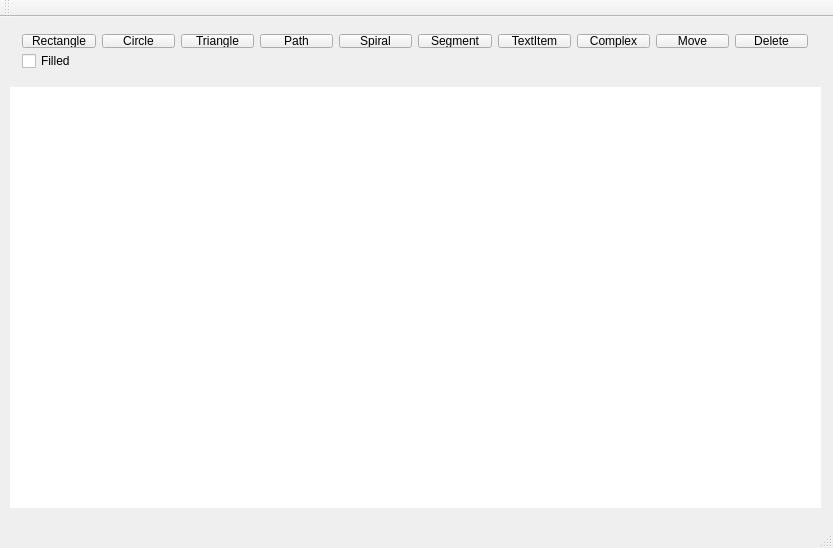
<?xml version="1.0" encoding="UTF-8"?>
<ui version="4.0">
 <class>Qt_SimplePaintClass</class>
 <widget class="QMainWindow" name="Qt_SimplePaintClass">
  <property name="geometry">
   <rect>
    <x>0</x>
    <y>0</y>
    <width>833</width>
    <height>548</height>
   </rect>
  </property>
  <property name="windowTitle">
   <string>Qt_SimplePaint</string>
  </property>
  <widget class="QWidget" name="centralWidget">
   <property name="palette">
    <palette>
     <active>
      <colorrole role="Window">
       <brush brushstyle="SolidPattern">
        <color alpha="255">
         <red>240</red>
         <green>240</green>
         <blue>240</blue>
        </color>
       </brush>
      </colorrole>
     </active>
     <inactive>
      <colorrole role="Window">
       <brush brushstyle="SolidPattern">
        <color alpha="255">
         <red>240</red>
         <green>240</green>
         <blue>240</blue>
        </color>
       </brush>
      </colorrole>
     </inactive>
     <disabled>
      <colorrole role="Base">
       <brush brushstyle="SolidPattern">
        <color alpha="255">
         <red>240</red>
         <green>240</green>
         <blue>240</blue>
        </color>
       </brush>
      </colorrole>
      <colorrole role="Window">
       <brush brushstyle="SolidPattern">
        <color alpha="255">
         <red>240</red>
         <green>240</green>
         <blue>240</blue>
        </color>
       </brush>
      </colorrole>
     </disabled>
    </palette>
   </property>
   <widget class="Scene" name="SceneWidget_placeholder" native="true">
    <property name="geometry">
     <rect>
      <x>10</x>
      <y>70</y>
      <width>811</width>
      <height>421</height>
     </rect>
    </property>
    <property name="styleSheet">
     <string notr="true">background-color: white</string>
    </property>
   </widget>
   <widget class="QWidget" name="layoutWidget">
    <property name="geometry">
     <rect>
      <x>11</x>
      <y>6</y>
      <width>808</width>
      <height>56</height>
     </rect>
    </property>
    <layout class="QVBoxLayout" name="verticalLayout">
     <item>
      <layout class="QHBoxLayout" name="horizontalLayout">
       <item>
        <widget class="QPushButton" name="RectButton">
         <property name="text">
          <string>Rectangle</string>
         </property>
        </widget>
       </item>
       <item>
        <widget class="QPushButton" name="CircleButton">
         <property name="text">
          <string>Circle</string>
         </property>
        </widget>
       </item>
       <item>
        <widget class="QPushButton" name="TriangleButton">
         <property name="text">
          <string>Triangle</string>
         </property>
        </widget>
       </item>
       <item>
        <widget class="QPushButton" name="PathButton">
         <property name="text">
          <string>Path</string>
         </property>
        </widget>
       </item>
       <item>
        <widget class="QPushButton" name="SpiralButton">
         <property name="text">
          <string>Spiral</string>
         </property>
        </widget>
       </item>
       <item>
        <widget class="QPushButton" name="SegmentButton">
         <property name="text">
          <string>Segment</string>
         </property>
        </widget>
       </item>
       <item>
        <widget class="QPushButton" name="TextItemButton">
         <property name="text">
          <string>TextItem</string>
         </property>
        </widget>
       </item>
       <item>
        <widget class="QPushButton" name="ComplexItemButton">
         <property name="text">
          <string>Complex</string>
         </property>
        </widget>
       </item>
       <item>
        <widget class="QPushButton" name="MoveButton">
         <property name="text">
          <string>Move</string>
         </property>
        </widget>
       </item>
       <item>
        <widget class="QPushButton" name="DeleteButton">
         <property name="text">
          <string>Delete</string>
         </property>
        </widget>
       </item>
      </layout>
     </item>
     <item>
      <layout class="QHBoxLayout" name="horizontalLayout_2">
       <item>
        <widget class="QCheckBox" name="Check_Filled">
         <property name="text">
          <string>Filled</string>
         </property>
        </widget>
       </item>
      </layout>
     </item>
    </layout>
   </widget>
  </widget>
  <widget class="QMenuBar" name="menuBar">
   <property name="geometry">
    <rect>
     <x>0</x>
     <y>0</y>
     <width>833</width>
     <height>22</height>
    </rect>
   </property>
  </widget>
  <widget class="QToolBar" name="mainToolBar">
   <attribute name="toolBarArea">
    <enum>TopToolBarArea</enum>
   </attribute>
   <attribute name="toolBarBreak">
    <bool>false</bool>
   </attribute>
  </widget>
  <widget class="QStatusBar" name="statusBar"/>
 </widget>
 <layoutdefault spacing="6" margin="11"/>
 <customwidgets>
  <customwidget>
   <class>Scene</class>
   <extends>QWidget</extends>
   <header>Scene.h</header>
   <container>1</container>
  </customwidget>
 </customwidgets>
 <resources>
  <include location="Qt_SimplePaint.qrc"/>
 </resources>
 <connections/>
</ui>
